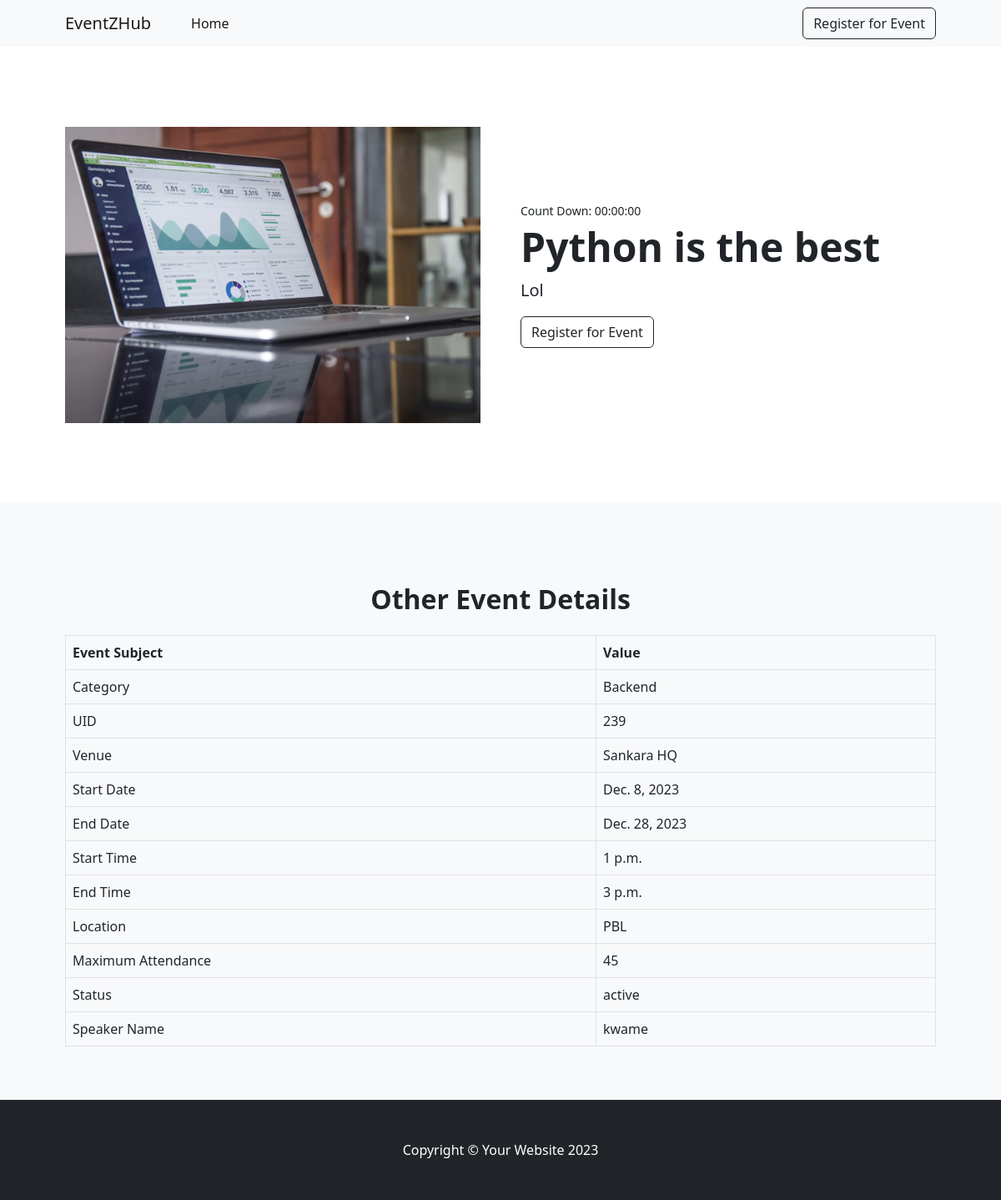
/event-details/1, run on the app's committed database.
### event/models.py (models this page shows, shortened)
class Event(models.Model):
    category=models.ForeignKey(EventCategory,on_delete=models.CASCADE)
    title=models.CharField(max_length=100)
    uid=models.PositiveIntegerField()
    description = models.TextField()
    venue = models.CharField(max_length=255)
    start_date=models.DateField()
    end_date=models.DateField()
    location = models.CharField(max_length=255)
    maximum_attendance = models.PositiveIntegerField()
    created_date = models.DateField(auto_now_add=True)
    updated_date = models.DateField(auto_now_add=True)
    image=models.ImageField(upload_to='event/')
    status_choice = (
        ('disabled', 'Disabled'),
        ('active', 'Active'),
        ('deleted', 'Deleted'),
        ('time out', 'Time Out'),
        ('completed', 'Completed'),
        ('cancel', 'Cancel'),
    )
    status = models.CharField(choices=status_choice, max_length=10)
    speaker_name = models.CharField(max_length=120)
    start_time = models.TimeField()
    end_time = models.TimeField()

class EventCategory(models.Model):
    name=models.CharField(max_length=150,null=True)
    code=models.PositiveIntegerField()
    created_at=models.DateField(auto_now_add=True)
    updated_at=models.DateField(auto_now_add=True)
    def __str__(self):
        return self.name

### event/views.py (the view)
# urls.py: path('event-details/<int:event_id>', views.EventDetailsView.as_view(), name='event-details'),
class EventDetailsView(View):
    template_name="event-details.html"
    def get(self,request,event_id,*args,**kwargs):
        event=get_object_or_404(Event,id=event_id)
        context={"event":event}
        return render(request,self.template_name,context)

### templates/event-details.html (shortened to what this page needs)
<!DOCTYPE html>
{% load static %}
<html lang="en">
    <head>
        <link href="https://cdn.jsdelivr.net/npm/bootstrap-icons@1.5.0/font/bootstrap-icons.css" rel="stylesheet" />
        <link href="{%static 'css/styles.css'%}" rel="stylesheet" />
    </head>
    <body>
        <nav class="navbar navbar-expand-lg navbar-light bg-light">
            <div class="container px-4 px-lg-5">
                <a class="navbar-brand" href="{% url 'event:home_view'%}">EventZHub</a>
                <div class="collapse navbar-collapse" id="navbarSupportedContent">
                    <ul class="navbar-nav me-auto mb-2 mb-lg-0 ms-lg-4">
                        <li class="nav-item"><a class="nav-link active" aria-current="page" href="{% url 'event:home_view'%}">Home</a></li>
                    </ul>
                    <form class="d-flex">
                        <div><a class="btn btn-outline-dark mt-auto" href="{%url 'event:register_event' event.id %}">Register for Event</a></div>
                    </form>
                </div>
            </div>
        </nav>
        <section class="py-5">
            <div class="container px-4 px-lg-5 my-5">
                <div class="row gx-4 gx-lg-5 align-items-center">
                    <div class="col-md-6"><img class="card-img-top mb-5 mb-md-0" src="{{event.image.url}}" alt="..." /></div>
                    <div class="col-md-6">
                        <div class="small mb-1" id="countdown">Count Down: 00:00:00</div>
                        <h1 class="display-5 fw-bolder">{{event.title}}</h1>
                        <p class="lead">{{event.description}}</p>
                        {% if user_has_registered %}
    <p>You have already registered for this event.</p>
{% else %}
    <div class="d-flex">
        <div><a class="btn btn-outline-dark mt-auto" href="{% url 'event:register_event' event.id %}">Register for Event</a></div>
    </div>
{% endif %}
                    </div>
                </div>
            </div>
        </section>
<section class="py-5 bg-light">
    <div class="container px-4 px-lg-5 mt-5">
        <h2 class="fw-bolder mb-4" style="text-align:center">Other Event Details</h2>
        <div class="table-responsive">
            <table class="table table-bordered">
                <thead>
                    <tr>
                        <th scope="col">Event Subject</th>
                        <th scope="col">Value</th>
                    </tr>
                </thead>
                <tbody>
                    <tr>
                        <td>Category</td>
                        <td>{{event.category}}</td>
                    </tr>
                    <tr>
                        <td>UID</td>
                        <td>{{event.uid}}</td>
                    </tr>
                    <tr>
                        <td>Venue</td>
                        <td>{{event.venue}}</td>
                    </tr>
                    <tr>
                        <td>Start Date</td>
                        <td>{{event.start_date}}</td>
                    </tr>
                    <tr>
                        <td>End Date</td>
                        <td>{{event.end_date}}</td>
                    </tr>
                    <tr>
                        <td>Start Time</td>
                        <td>{{event.start_time}}</td>
                    </tr>
                    <tr>
                        <td>End Time</td>
                        <td>{{event.end_time}}</td>
                    </tr>
                    <tr>
                        <td>Location</td>
                        <td>{{event.location}}</td>
                    </tr>
                    <tr>
                        <td>Maximum Attendance</td>
                        <td>{{event.maximum_attendance}}</td>
                    </tr>
                    <tr>
                        <td>Status</td>
                        <td>{{event.status}}</td>
                    </tr>
                    <tr>
                        <td>Speaker Name</td>
                        <td>{{event.speaker_name}}</td>
                    </tr>
                </tbody>
            </table>
        </div>
    </div>
</section>
        <footer class="py-5 bg-dark">
            <div class="container"><p class="m-0 text-center text-white">Copyright &copy; Your Website 2023</p></div>
        </footer>
    </body>
</html>

### data on the page
Event: image (picture), title "Python is the best", description "Lol", category "Backend", uid "239", venue "Sankara HQ", start_date "Dec. 8, 2023", end_date "Dec. 28, 2023", start_time "1 p.m.", end_time "3 p.m.", location "PBL", maximum_attendance "45", status "active", speaker_name "kwame"
